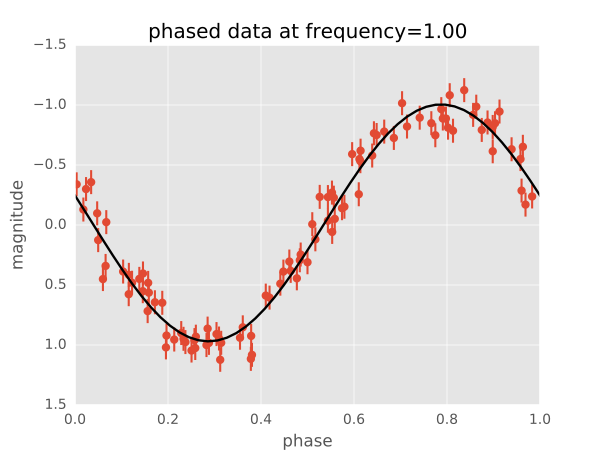

Write the Python code that produced this figure.
import numpy as np
import matplotlib.pyplot as plt
plt.style.use('ggplot')

from astropy.stats import LombScargle

rand = np.random.RandomState(42)
t = 100 * rand.rand(100)
dy = 0.1
y = np.sin(2 * np.pi * t) + dy * rand.randn(100)

frequency, power = LombScargle(t, y, dy).autopower(minimum_frequency=0.1,
                                                   maximum_frequency=1.9)
best_frequency = frequency[np.argmax(power)]
phase_fit = np.linspace(0, 1)
y_fit = LombScargle(t, y, dy).model(t=phase_fit / best_frequency,
                                    frequency=best_frequency)
phase = (t * best_frequency) % 1

fig, ax = plt.subplots(figsize=(6, 4.5))
ax.errorbar(phase, y, dy, fmt='o', mew=0, capsize=0, elinewidth=1.5)
ax.plot(phase_fit, y_fit, color='black')
ax.invert_yaxis()
ax.set(xlabel='phase',
       ylabel='magnitude',
       title='phased data at frequency={0:.2f}'.format(best_frequency))
